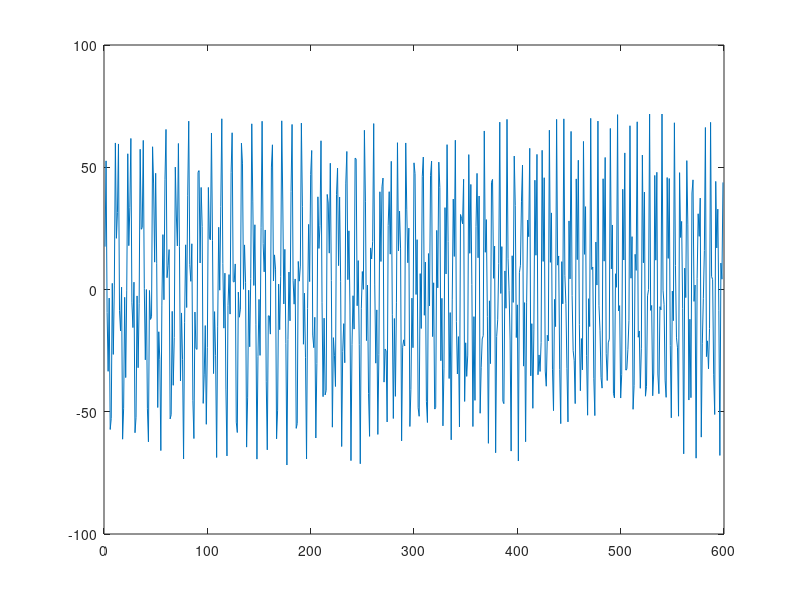

Here is the MATLAB script that generated this plot: (Note: this script raises an error after producing the figure.)
clc;
clear all;
close all;

%%%%if you want to use this code, please cite the following paper%%%
%%%%Panda, Rohan, et al. "Sliding Mode Singular Spectrum Analysis for the Elimination of Cross-Terms in Wigner–Ville Distribution."
%%Circuits, Systems, and Signal Processing (2020): 1-26.
%%Siddharth, T., Tripathy, R. K., & Pachori, R. B. (2019). Discrimination of focal and non-focal seizures from EEG signals using sliding mode singular spectrum analysis. IEEE Sensors Journal, 19(24), 12286-12296.
%%Harmouche, J., Fourer, D., Auger, F., Borgnat, P., & Flandrin, P. (2017). The sliding singular spectrum analysis: A data-driven nonstationary signal decomposition tool. IEEE Transactions on Signal Processing, 66(1), 251-263.
%%%%ssa_decomp and ssa functions has been taken from https://codeocean.com/capsule/5444528/tree/v1 %%%%% before running this MATLAB file, you should downlaod both files and add these files into the MATLAB path


%% Signal generation
n = 1:599;

x1 = 30 * cos( ((21*pi*n)/500 + 1072) .* (n/500) + 27*cos((pi*n)/300));
% x2 = 10 * cos( ((11*pi*n)/500 + 972) .* (n/500) + 17*cos((pi*n)/300));

 x2 = 42 * cos( (395 + 0.4 * n) .* ((2*pi*n)/5000) );

x_c = [x1', x2'];

x = x1 + x2;
plot(x)
% WVD of original signal
% subplot(152)
[wvd_original,f,t] = wvd(x, 100);
t=t*100;
 f=f*20;

subplot(211)
contour(t,f,wvd_original, 2);
title('Original WVD');

%% SM SSA
% y2 = slidingssa(x, 2, 39, 16, 1 ,0.1);
 y2 = slidingssa(x, 2, 47, 34, 1 ,0.1);
% WVD using SMSSA
wvd_smssa = wvd(y2(:,1)) + wvd(y2(:,2));
subplot(212)
contour(t,f,wvd_smssa, 2);
title('SMSSA based WVD');





